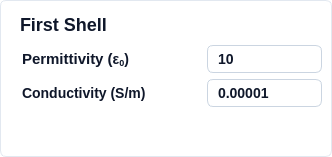
             <widget class="QFrame" name="pyqt5_frame_1st_shell_group">
              <property name="layoutDirection">
               <enum>Qt::LeftToRight</enum>
              </property>
              <property name="autoFillBackground">
               <bool>false</bool>
              </property>
              <property name="styleSheet">
               <string notr="true">box-sizing: border-box;
display: flex;
flex-direction: column;
align-items: flex-start;
gap: 25px;
background: #FFFFFF;
border: 1px solid #E2E8F0; /* slate/200 */
border-radius: 6px;</string>
              </property>
              <property name="frameShape">
               <enum>QFrame::StyledPanel</enum>
              </property>
              <property name="frameShadow">
               <enum>QFrame::Raised</enum>
              </property>
              <layout class="QVBoxLayout" name="verticalLayout_25">
               <property name="spacing">
                <number>6</number>
               </property>
               <property name="leftMargin">
                <number>9</number>
               </property>
               <property name="topMargin">
                <number>9</number>
               </property>
               <property name="rightMargin">
                <number>9</number>
               </property>
               <property name="bottomMargin">
                <number>9</number>
               </property>
               <item>
                <widget class="QLabel" name="label_31">
                 <property name="styleSheet">
                  <string notr="true"> 	border: none;
	color: #0F172A;  /* Text color */
    font-family: 'Segoe UI', sans-serif;  /* Font family */
    font-style: normal;  /* Font style */
    font-weight: 500;  /* Font weight */
    font-size: 18px;  /* Font size */
    line-height: 24px;  /* Line height */
    padding: 4px 5px;  /* Padding */</string>
                 </property>
                 <property name="text">
                  <string>First Shell</string>
                 </property>
                </widget>
               </item>
               <item>
                <layout class="QHBoxLayout" name="horizontalLayout_43" stretch="5,3">
                 <property name="leftMargin">
                  <number>0</number>
                 </property>
                 <property name="topMargin">
                  <number>0</number>
                 </property>
                 <property name="rightMargin">
                  <number>0</number>
                 </property>
                 <property name="bottomMargin">
                  <number>0</number>
                 </property>
                 <item>
                  <widget class="QLabel" name="label_44">
                   <property name="styleSheet">
                    <string notr="true"> 	border: none;
	color: #0F172A;  /* Text color */
    font-family: 'Segoe UI', sans-serif;  /* Font family */
    font-style: normal;  /* Font style */
    font-weight: 500;  /* Font weight */
    font-size: 14px;  /* Font size */
    line-height: 24px;  /* Line height */
    padding: 4px 8px;  /* Padding */</string>
                   </property>
                   <property name="text">
                    <string>&lt;html&gt;&lt;head/&gt;&lt;body&gt;&lt;p&gt;&lt;span style=&quot; font-size:11pt;&quot;&gt;Permittivity (&lt;/span&gt;ε&lt;span style=&quot; vertical-align:sub;&quot;&gt;0&lt;/span&gt;)&lt;/p&gt;&lt;/body&gt;&lt;/html&gt;</string>
                   </property>
                  </widget>
                 </item>
                 <item>
                  <widget class="QLineEdit" name="pyqt5_entry_param_1st_shell_perm">
                   <property name="enabled">
                    <bool>true</bool>
                   </property>
                   <property name="maximumSize">
                    <size>
                     <width>200</width>
                     <height>16777215</height>
                    </size>
                   </property>
                   <property name="styleSheet">
                    <string notr="true">QLineEdit {
    background: #FFFFFF;  /* Default background */
    border: 1px solid #CBD5E1;  /* Default border */
    border-radius: 6px;  /* Rounded corners */
    color: #0F172A;  /* Text color */
    font-family: 'Segoe UI', sans-serif;  /* Font family */
    font-style: normal;  /* Font style */
    font-weight: 500;  /* Font weight */
    font-size: 14px;  /* Font size */
    line-height: 24px;  /* Line height */
    padding: 4px 8px;  /* Padding */
}

/* Disabled State */
QLineEdit:disabled {
    color: #D2D7DD;
    border: 1px solid #D2D7DD;
}
</string>
                   </property>
                   <property name="text">
                    <string>10</string>
                   </property>
                  </widget>
                 </item>
                </layout>
               </item>
               <item>
                <layout class="QHBoxLayout" name="horizontalLayout_44" stretch="5,3">
                 <property name="leftMargin">
                  <number>0</number>
                 </property>
                 <property name="topMargin">
                  <number>0</number>
                 </property>
                 <property name="rightMargin">
                  <number>0</number>
                 </property>
                 <property name="bottomMargin">
                  <number>0</number>
                 </property>
                 <item>
                  <widget class="QLabel" name="label_45">
                   <property name="styleSheet">
                    <string notr="true"> 	border: none;
	color: #0F172A;  /* Text color */
    font-family: 'Segoe UI', sans-serif;  /* Font family */
    font-style: normal;  /* Font style */
    font-weight: 500;  /* Font weight */
    font-size: 14px;  /* Font size */
    line-height: 24px;  /* Line height */
    padding: 4px 8px;  /* Padding */</string>
                   </property>
                   <property name="text">
                    <string>Conductivity (S/m)</string>
                   </property>
                  </widget>
                 </item>
                 <item>
                  <widget class="QLineEdit" name="pyqt5_entry_param_1st_shell_cond">
                   <property name="enabled">
                    <bool>true</bool>
                   </property>
                   <property name="maximumSize">
                    <size>
                     <width>200</width>
                     <height>16777215</height>
                    </size>
                   </property>
                   <property name="styleSheet">
                    <string notr="true">QLineEdit {
    background: #FFFFFF;  /* Default background */
    border: 1px solid #CBD5E1;  /* Default border */
    border-radius: 6px;  /* Rounded corners */
    color: #0F172A;  /* Text color */
    font-family: 'Segoe UI', sans-serif;  /* Font family */
    font-style: normal;  /* Font style */
    font-weight: 500;  /* Font weight */
    font-size: 14px;  /* Font size */
    line-height: 24px;  /* Line height */
    padding: 4px 8px;  /* Padding */
}

/* Disabled State */
QLineEdit:disabled {
    color: #D2D7DD;
    border: 1px solid #D2D7DD;
}
</string>
                   </property>
                   <property name="text">
                    <string>0.00001</string>
                   </property>
                  </widget>
                 </item>
                </layout>
               </item>
               <item>
                <spacer name="verticalSpacer_18">
                 <property name="orientation">
                  <enum>Qt::Vertical</enum>
                 </property>
                 <property name="sizeHint" stdset="0">
                  <size>
                   <width>20</width>
                   <height>40</height>
                  </size>
                 </property>
                </spacer>
               </item>
              </layout>
             </widget>
